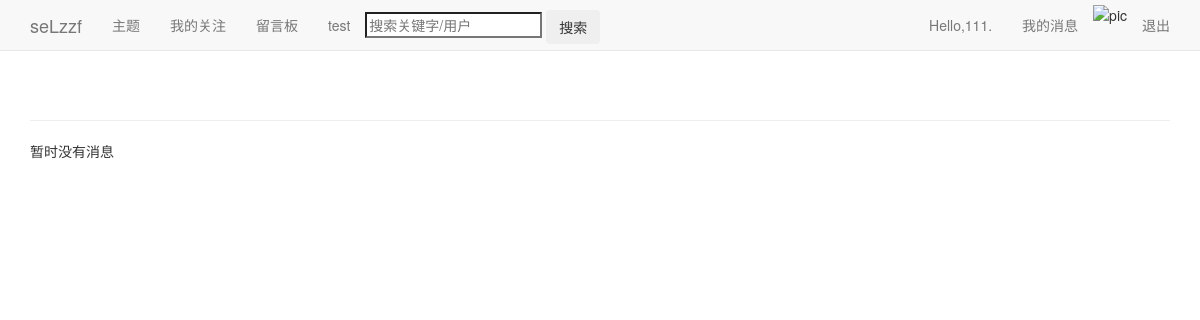
/users/news/ (signed in), run on an earlier commit of the app's database.
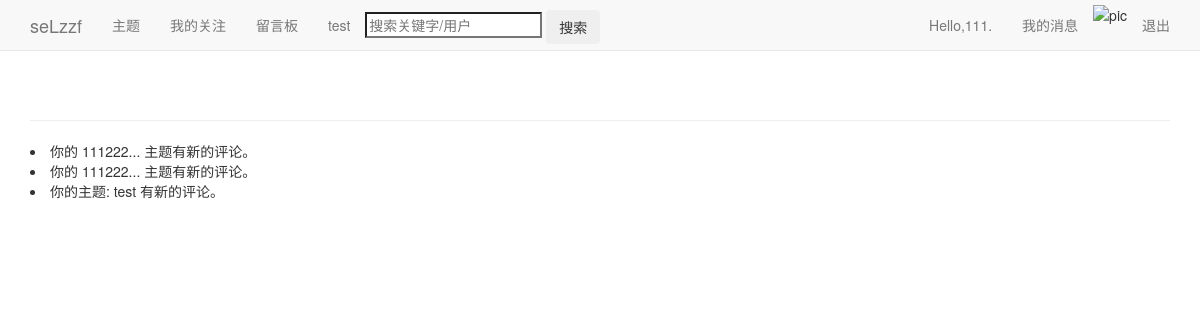
And on a later commit of the database.
### users/models.py (models this page shows)
class News(models.Model):
	user=models.ForeignKey(User)
	news=models.TextField('消息',blank=True)
	status=models.BooleanField(default=True)
	date_added=models.DateTimeField(auto_now_add=True,blank=True)

### users/views.py (the view)
def news(request):
	page_user=request.user
	news=News.objects.filter(user=page_user)
	news_unread=News.objects.filter(user=page_user,status=True)
	if news_unread:
		for new_unread in news_unread:
			new_unread.status=False
			new_unread.save()
	context={'page_user':page_user,'news':news}
	return render(request,'users/news.html',context)

### users/templates/users/news.html (shortened to what this page needs)
{% extends "blogs/base.html" %}
{% load static %}
{% block content %}
{% for new in news %}
  <li>{{ new.news }}</li>
{% empty %}
  暂时没有消息
{% endfor %}
{% endblock content %}

What changed in the data, as far as the page shows it:
added News: news "你的 111222... 主题有新的评论。"
added News: news "你的 111222... 主题有新的评论。"
added News: news "你的主题: test 有新的评论。"
Also different on the page:
text no longer shown: "暂时没有消息"
